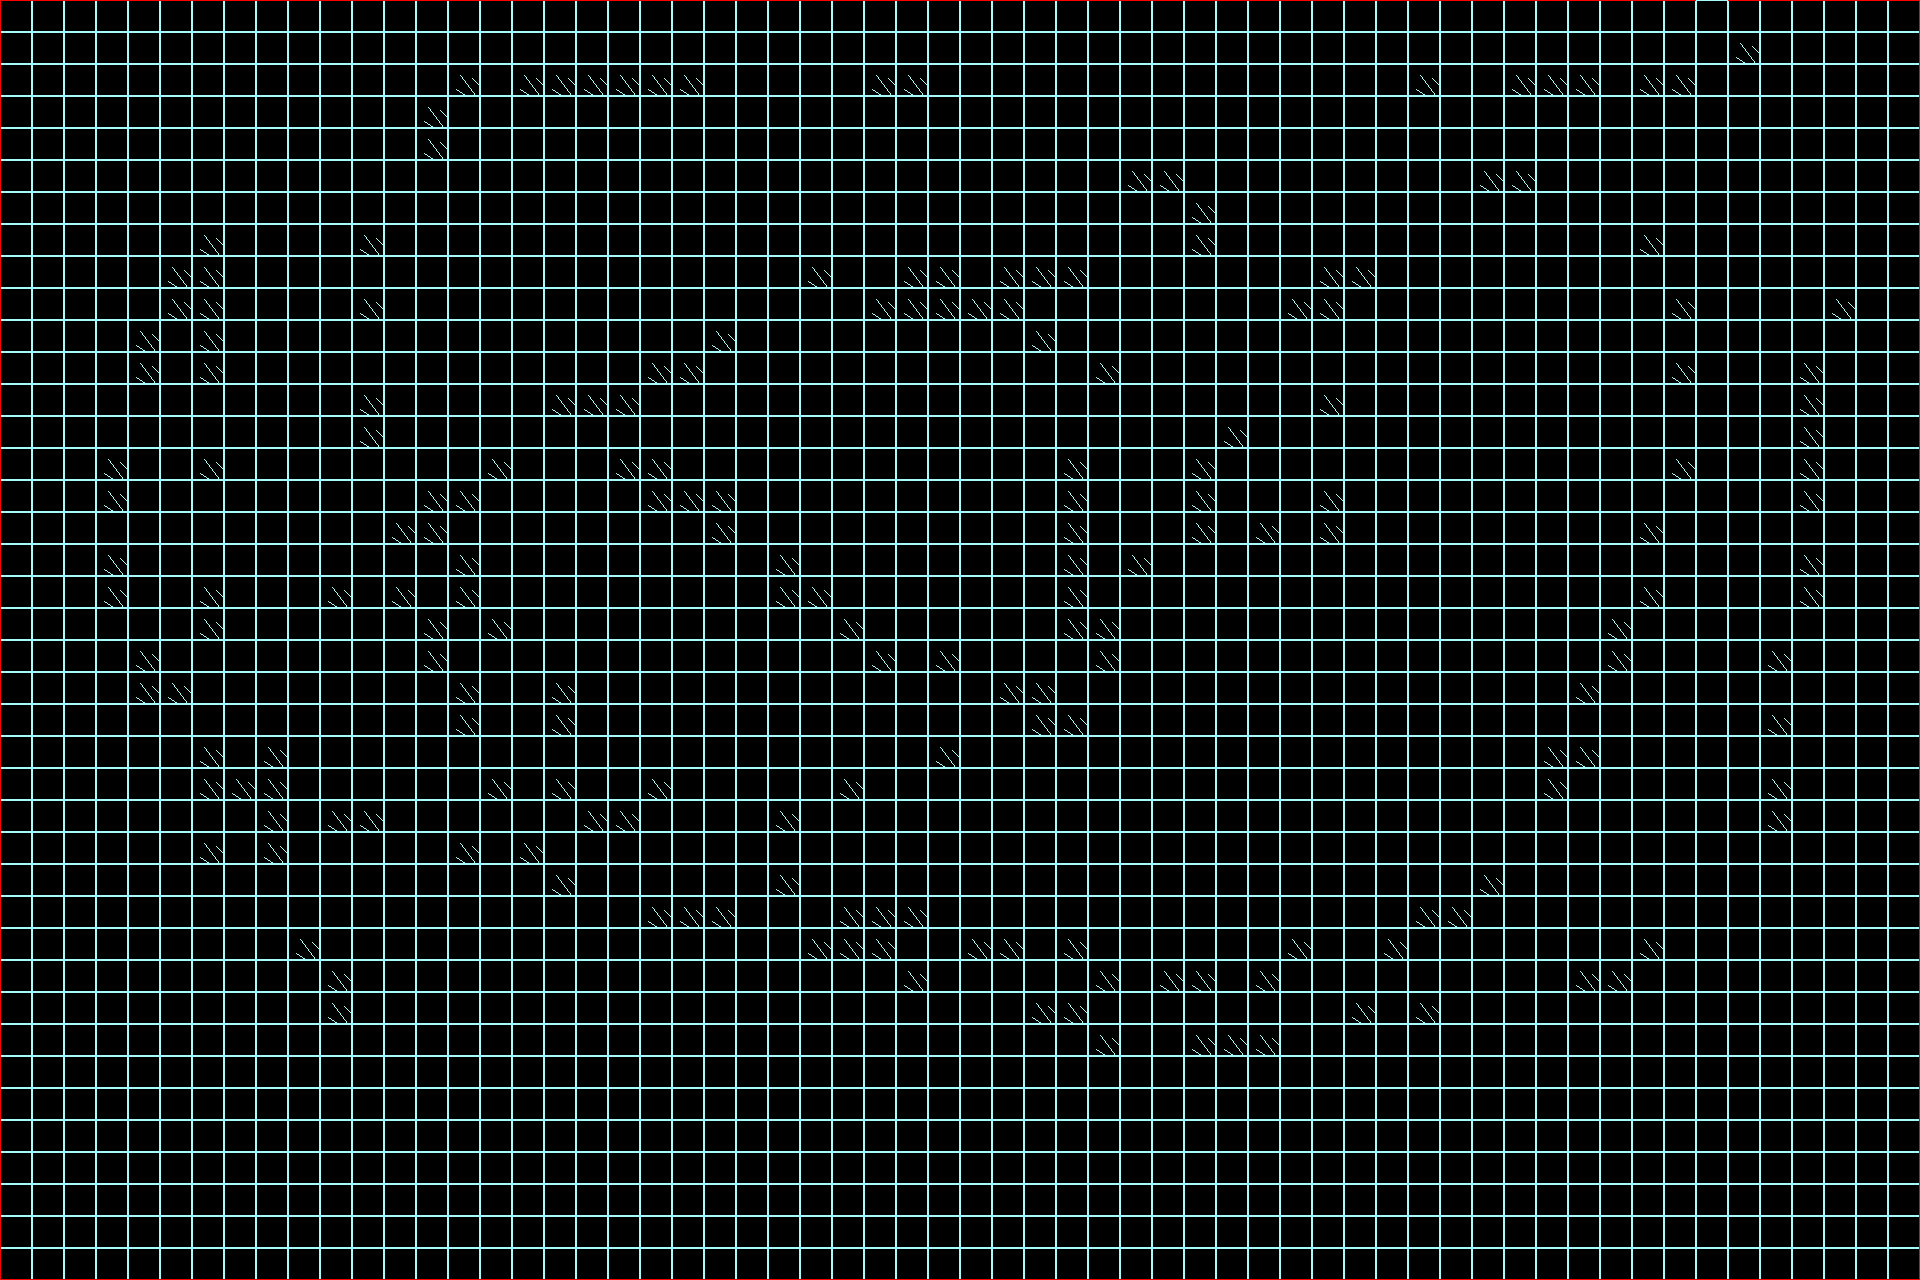

Tiled map render using the project's own tile images. Description and the map definition, with tile-layer contents summarised, below:
An orthogonal 60x40 tile map with 32x32 px tiles, 1 tile layer (Calque de Tile 1), 1 hidden layer not drawn.

<map version="1.0" orientation="orthogonal" width="60" height="40" tilewidth="32" tileheight="32">
 <tileset firstgid="1" name="lobbyTileset" tilewidth="32" tileheight="32">
  <image source="../tileSet/LobbyTileSet.png" width="128" height="128" />
 </tileset>
 <layer name="Calque de Tile 1" width="60" height="40">
  <data>[2400 cells, 2400 non-empty, 10 distinct tile ids]</data>
 </layer>
 <layer name="Calque 2" width="60" height="40" visible="0">
  <data>[2400 cells, 0 non-empty, 0 distinct tile ids]</data>
 </layer>
</map>
